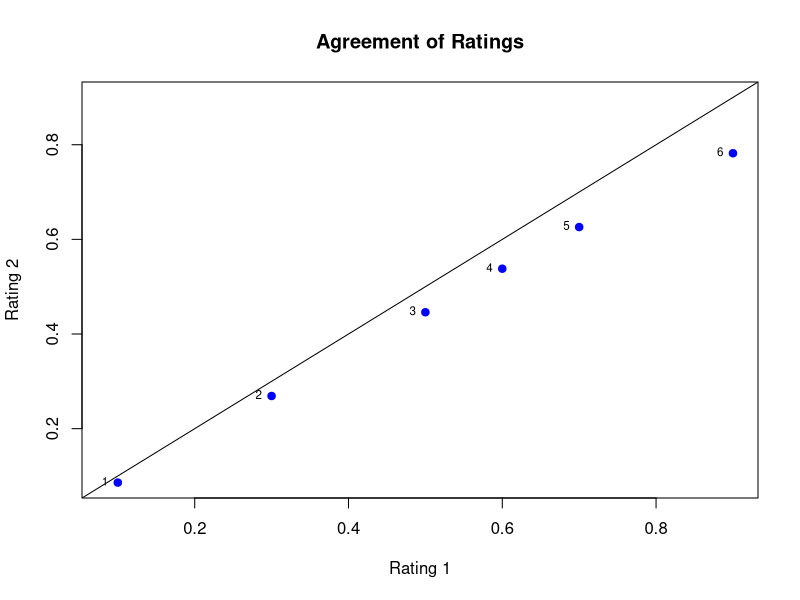

R code for this plot:
# Agreement Plot Example - See Markdown file for Tips
# Derek R. Blanchette

# Load the measurements from the Formaldehyde data set
data("Formaldehyde")

#Data wrangling
rating1 <- Formaldehyde[,1]
rating2 <- Formaldehyde[,2] 
ID <- seq(1:6)
ratings <- as.data.frame(cbind(ID, rating1, rating2))

#Create plot
plot(ratings$rating1,
     ratings$rating2,
     main = "Agreement of Ratings",
     xlim = c(min(ratings$rating1, ratings$rating2), max(ratings$rating1, ratings$rating2)),
     ylim = c(min(ratings$rating1, ratings$rating2), max(ratings$rating1, ratings$rating2)),
     xlab = "Rating 1",
     ylab = "Rating 2",
     pch = 19,
     col = "blue")

#Label samples
text(ratings$rating1, ratings$rating2, labels = ratings$ID, pos = 2, cex = 0.7)

#Add line of perfect agreement
abline(0,1)
